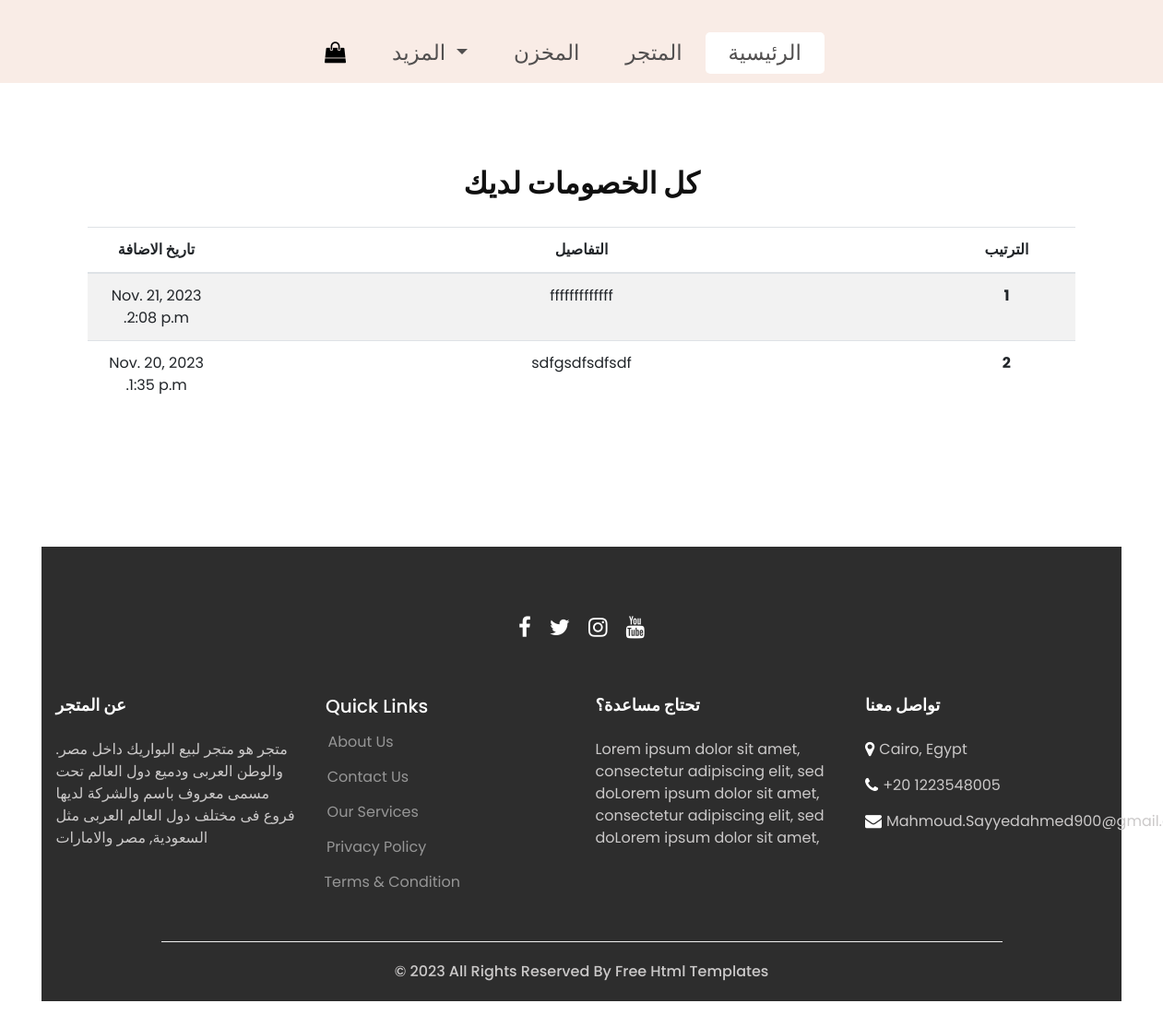
Screenshot of /my_penalities/ (signed in) with the database file from the repository.
### core/models.py (models this page shows, shortened)
class Penality(models.Model):
    name = models.ForeignKey(User, on_delete=models.CASCADE)
    message = models.TextField(max_length=500)
    slug_link = models.SlugField()
    date = models.DateTimeField(auto_now_add=True)

### core/views.py (the view)
# urls.py: path('my_penalities/', views.user_penality, name='my_penalities'),
def user_penality(request):
    my_penalities = models.Penality.objects.filter(name=request.user).order_by('-date')
    context = {
        'my_penalities' : my_penalities,
    }
    return render(request, 'core/user_penality.html', context)

### templates/core/user_penality.html
{% extends 'partials/base.html' %}
{% block content %}
  <section class="shop_section layout_padding">
    <div class="container" style="max-width: 85%;">
      <div class="heading_container heading_center">
        <h2>
            كل الخصومات لديك
        </h2>
      </div>
      <div class="row">
        <table class="table table-striped" dir='rtl' style="text-align: center;">
            <thead>
              <tr>
                <th scope="col">الترتيب</th>
                <th scope="col"> التفاصيل</th>
                <th scope="col">تاريخ الاضافة</th>
              </tr>
            </thead>
            <tbody>
                {% for penality in my_penalities.all %}
                <tr>
                    <th style="width: 150px;" scope="row">{{ forloop.counter }}</th>
                    <td>{{penality.message}}</td>
                    <td style="width: 150px;">{{penality.date|date}} {{penality.date|time}}</td>
                </tr>
                {% empty %}
                <tr>
                    <td colspan='8' style="font-size:large">لا يوجد لديك أى خصومات</td>
                </tr>
                {% endfor %}
            </tbody>
        </table>
      </div>
    </div>
  </section>
{% endblock content %}

### static/css/style.css (style rules this page uses)
body { font-family: "poppins", sans-serif; color: #101010; background-color: #ffffff; }
.layout_padding { padding-top: 90px; padding-bottom: 90px; }
.heading_container { display: -webkit-box; display: -ms-flexbox; display: flex; -webkit-box-orient: vertical; -webkit-box-direction: normal; -ms-flex-direction: column; flex-direction: column; }
.heading_container h2 { text-transform: uppercase; font-weight: bold; }
.heading_container.heading_center { -webkit-box-align: center; -ms-flex-align: center; align-items: center; text-align: center; }
.shop_section .heading_container { margin-bottom: 20px; }
.shop_section { background-repeat: no-repeat; background-attachment: fixed; background-size: 100% 100%; }

### static/css/responsive.css (style rules this page uses)
@media (min-width: 1200px) { .container { max-width: 1170px; } }

### rows the page displays
Penality: message "fffffffffffff", date "Nov. 21, 2023", date "2:08 p.m."
Penality: message "sdfgsdfsdfsdf", date "Nov. 20, 2023", date "1:35 p.m."
